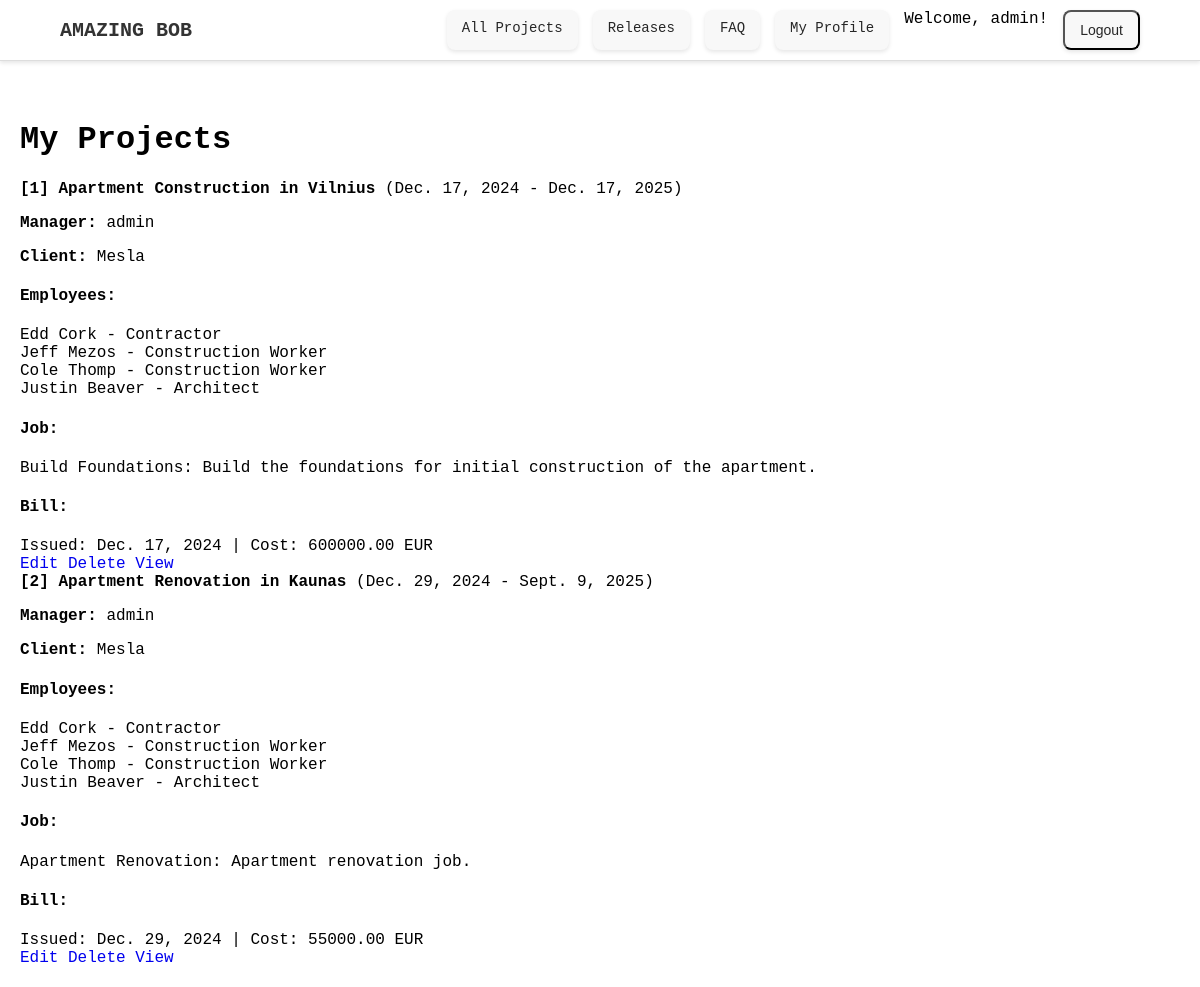
Page /home/user_projects/ (signed in) on the earlier database version.
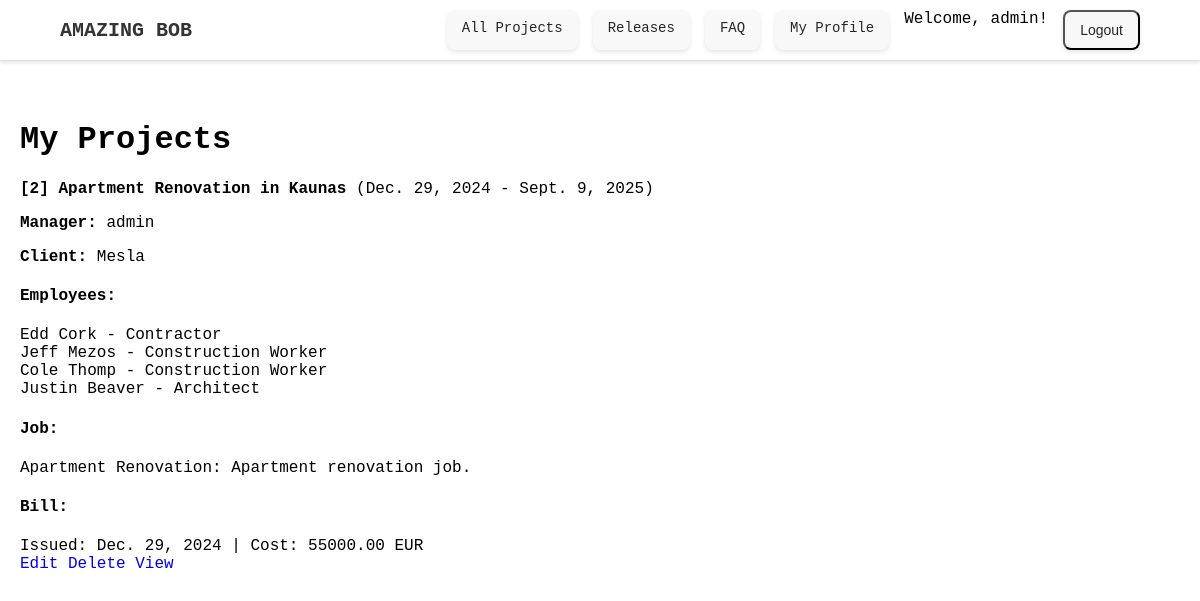
Same page on the later database version.
### phandling/models.py (models this page shows, shortened)
class Project(models.Model):
    title = models.CharField(max_length=255)
    start_date = models.DateField()
    end_date = models.DateField(blank=True, null=True)
    client = models.ForeignKey('Client', on_delete=models.CASCADE)
    manager = models.ForeignKey(User, on_delete=models.SET_NULL, null=True)
    employees = models.ManyToManyField('Employee')  # employees can work on multiple projects.
    jobs = models.ForeignKey('Job', on_delete=models.CASCADE)  # each job is tied to a single project.
    bills = models.ForeignKey('Bill', on_delete=models.CASCADE)  # each bill is tied to a single project.

class Client(models.Model):
    name = models.CharField(max_length=100)
    surname = models.CharField(max_length=100)
    company = models.CharField(max_length=255, blank=True, null=True)
    contacts = models.TextField(blank=True, null=True)

class Employee(models.Model):
    name = models.CharField(max_length=100)
    surname = models.CharField(max_length=100)
    position = models.CharField(max_length=100)

class Job(models.Model):
    title = models.CharField(max_length=255)
    notes = models.TextField(blank=True, null=True)

class Bill(models.Model):
    date_of_issue = models.DateField()
    cost = models.DecimalField(max_digits=10, decimal_places=2)

### phandling/views.py (the view)
# urls.py: path('user_projects/', views.user_projects, name='user_projects'),
def user_projects(request):
    projects = Project.objects.filter(manager=request.user)
    return render(request, 'user/projects.html', {'projects': projects})

### templates/user/projects.html (shortened to what this page needs)
{% extends "base.html" %}
    {% load static %}
{% block content %}
<html>
<body>
    <h1>My Projects</h1>
    {% for project in projects %}
        <div class="project">
            <div class="project-header">
                <strong>[{{ project.id }}] {{ project.title }}</strong> ({{ project.start_date }} - {{ project.end_date|default:"Ongoing" }})
            </div>
            <p><strong>Manager:</strong> {{ project.manager }}</p>
            <p><strong>Client:</strong> {{ project.client.company }}</p>
            <h4>Employees:</h4>
            <ul>
                {% for employee in project.employees.all %}
                    <li>{{ employee.name }} {{ employee.surname }} - {{ employee.position }}</li>
                {% empty %}
                    <li>No employees assigned.</li>
                {% endfor %}
            </ul>
            <h4>Job:</h4>
            <ul>
                {% if project.jobs %}
                    <li>{{ project.jobs.title }}: {{ project.jobs.notes|default:"No notes" }}</li>
                {% else %}
                    <li>No job assigned.</li>
                {% endif %}
            </ul>
            <h4>Bill:</h4>
            <ul>
                {% if project.bills %}
                    <li>Issued: {{ project.bills.date_of_issue }} | Cost: {{ project.bills.cost }} EUR</li>
                {% else %}
                    <li>No bills issued.</li>
                {% endif %}
            </ul>
            <div class="crud-buttons">
                <a href="#" class="disabled">Edit</a>
                <a href="#" class="disabled">Delete</a>
                <a href="#" class="disabled">View</a>
            </div>
        </div>
    {% empty %}
        <p>No projects found.</p>
    {% endfor %}
</body>
</html>
{% endblock %}

Differences in the rows shown:
no longer on this page (row edited): Project: id "1", title "Apartment Construction in Vilnius", start_date "Dec. 17, 2024", end_date "Dec. 17, 2025", manager "admin", client.company "Mesla", jobs "Build Foundations", jobs.notes "Build the foundations for initial construction of the apartment.", bills.date_of_issue "Dec. 17, 2024", bills.cost "600000.00", Employee (name "Edd", surname "Cork", position "Contractor"), Employee (name "Jeff", surname "Mezos", position "Construction Worker"), Employee (name "Cole", surname "Thomp", position "Construction Worker"), Employee (name "Justin", surname "Beaver", position "Architect")
